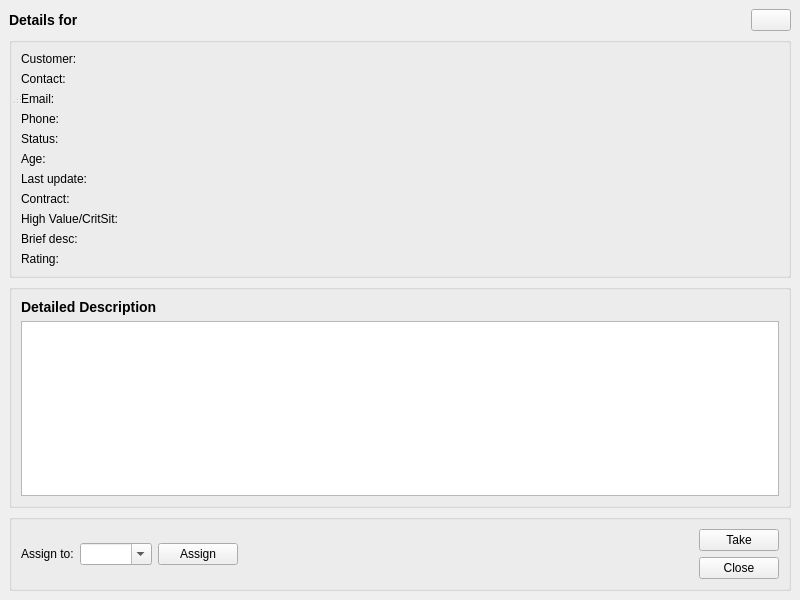
<?xml version="1.0" encoding="UTF-8"?>
<ui version="4.0">
 <class>DetailWindowDLG</class>
 <widget class="QMainWindow" name="DetailWindowDLG">
  <property name="geometry">
   <rect>
    <x>0</x>
    <y>0</y>
    <width>800</width>
    <height>600</height>
   </rect>
  </property>
  <property name="windowTitle">
   <string>MainWindow</string>
  </property>
  <property name="windowIcon">
   <iconset resource="../kueue.qrc">
    <normaloff>:/icons/app/kueue32.png</normaloff>:/icons/app/kueue32.png</iconset>
  </property>
  <widget class="QWidget" name="centralwidget">
   <layout class="QGridLayout" name="gridLayout_6">
    <item row="0" column="0">
     <layout class="QHBoxLayout" name="horizontalLayout">
      <item>
       <widget class="QLabel" name="srLabel">
        <property name="sizePolicy">
         <sizepolicy hsizetype="Expanding" vsizetype="Fixed">
          <horstretch>0</horstretch>
          <verstretch>0</verstretch>
         </sizepolicy>
        </property>
        <property name="text">
         <string>&lt;h3&gt;Details for&lt;/h3&gt;</string>
        </property>
        <property name="textInteractionFlags">
         <set>Qt::TextSelectableByKeyboard|Qt::TextSelectableByMouse</set>
        </property>
       </widget>
      </item>
      <item>
       <widget class="QPushButton" name="moreDetailButton">
        <property name="text">
         <string/>
        </property>
        <property name="icon">
         <iconset resource="../kueue.qrc">
          <normaloff>:/icons/menus/add.png</normaloff>:/icons/menus/add.png</iconset>
        </property>
       </widget>
      </item>
     </layout>
    </item>
    <item row="2" column="0">
     <widget class="QGroupBox" name="groupBox">
      <property name="title">
       <string/>
      </property>
      <layout class="QGridLayout" name="gridLayout_4">
       <item row="2" column="0">
        <widget class="QTextBrowser" name="detailBrowser">
         <property name="font">
          <font>
           <family>DejaVu Sans Mono</family>
          </font>
         </property>
        </widget>
       </item>
       <item row="1" column="0">
        <widget class="QLabel" name="ddLabel">
         <property name="sizePolicy">
          <sizepolicy hsizetype="Expanding" vsizetype="Fixed">
           <horstretch>0</horstretch>
           <verstretch>0</verstretch>
          </sizepolicy>
         </property>
         <property name="text">
          <string>&lt;h3&gt;Detailed Description&lt;/h3&gt;</string>
         </property>
         <property name="textInteractionFlags">
          <set>Qt::TextSelectableByKeyboard|Qt::TextSelectableByMouse</set>
         </property>
        </widget>
       </item>
      </layout>
     </widget>
    </item>
    <item row="3" column="0">
     <widget class="QGroupBox" name="groupBox_2">
      <property name="title">
       <string/>
      </property>
      <layout class="QGridLayout" name="gridLayout_5">
       <item row="0" column="0">
        <layout class="QGridLayout" name="gridLayout">
         <item row="0" column="0">
          <widget class="QLabel" name="assignLabel">
           <property name="text">
            <string>Assign to:</string>
           </property>
          </widget>
         </item>
         <item row="0" column="1" colspan="2">
          <widget class="QComboBox" name="assignCombo">
           <property name="editable">
            <bool>true</bool>
           </property>
          </widget>
         </item>
         <item row="0" column="3">
          <widget class="QPushButton" name="assignButton">
           <property name="text">
            <string>Assign</string>
           </property>
          </widget>
         </item>
        </layout>
       </item>
       <item row="0" column="1">
        <spacer name="horizontalSpacer">
         <property name="orientation">
          <enum>Qt::Horizontal</enum>
         </property>
         <property name="sizeHint" stdset="0">
          <size>
           <width>353</width>
           <height>27</height>
          </size>
         </property>
        </spacer>
       </item>
       <item row="0" column="2">
        <layout class="QVBoxLayout" name="verticalLayout_2">
         <item>
          <widget class="QPushButton" name="takeButton">
           <property name="text">
            <string>Take</string>
           </property>
          </widget>
         </item>
         <item>
          <widget class="QPushButton" name="closeButton">
           <property name="text">
            <string>Close</string>
           </property>
          </widget>
         </item>
        </layout>
       </item>
      </layout>
     </widget>
    </item>
    <item row="1" column="0">
     <widget class="QGroupBox" name="detailsGroup">
      <property name="layoutDirection">
       <enum>Qt::LeftToRight</enum>
      </property>
      <property name="title">
       <string/>
      </property>
      <property name="alignment">
       <set>Qt::AlignLeading|Qt::AlignLeft|Qt::AlignVCenter</set>
      </property>
      <property name="flat">
       <bool>false</bool>
      </property>
      <layout class="QGridLayout" name="gridLayout_3">
       <item row="0" column="0">
        <layout class="QGridLayout" name="gridLayout_2">
         <item row="10" column="0">
          <widget class="QLabel" name="ratingLabel">
           <property name="text">
            <string>Rating:</string>
           </property>
          </widget>
         </item>
         <item row="3" column="0">
          <widget class="QLabel" name="contactPhoneLabel1">
           <property name="text">
            <string>Phone:</string>
           </property>
          </widget>
         </item>
         <item row="6" column="0">
          <widget class="QLabel" name="lastUpdateLabel1">
           <property name="text">
            <string>Last update:</string>
           </property>
          </widget>
         </item>
         <item row="3" column="1">
          <widget class="QLabel" name="contactPhoneLabel">
           <property name="text">
            <string/>
           </property>
          </widget>
         </item>
         <item row="6" column="1">
          <widget class="QLabel" name="lastUpdateLabel">
           <property name="text">
            <string/>
           </property>
          </widget>
         </item>
         <item row="7" column="1">
          <widget class="QLabel" name="contractLabel">
           <property name="text">
            <string/>
           </property>
          </widget>
         </item>
         <item row="2" column="1">
          <widget class="QLabel" name="contactEmailLabel">
           <property name="text">
            <string/>
           </property>
          </widget>
         </item>
         <item row="5" column="0">
          <widget class="QLabel" name="ageLabel1">
           <property name="text">
            <string>Age:</string>
           </property>
          </widget>
         </item>
         <item row="9" column="1">
          <widget class="QLabel" name="briefDescLabel">
           <property name="text">
            <string/>
           </property>
          </widget>
         </item>
         <item row="1" column="0">
          <widget class="QLabel" name="contactLabel1">
           <property name="text">
            <string>Contact:</string>
           </property>
          </widget>
         </item>
         <item row="0" column="0">
          <widget class="QLabel" name="customerLabel1">
           <property name="sizePolicy">
            <sizepolicy hsizetype="Fixed" vsizetype="Preferred">
             <horstretch>0</horstretch>
             <verstretch>0</verstretch>
            </sizepolicy>
           </property>
           <property name="text">
            <string>Customer:          </string>
           </property>
          </widget>
         </item>
         <item row="0" column="1">
          <widget class="QLabel" name="customerLabel">
           <property name="text">
            <string/>
           </property>
          </widget>
         </item>
         <item row="5" column="1">
          <widget class="QLabel" name="ageLabel">
           <property name="text">
            <string/>
           </property>
          </widget>
         </item>
         <item row="8" column="0">
          <widget class="QLabel" name="hvLabel1">
           <property name="text">
            <string>High Value/CritSit:         </string>
           </property>
          </widget>
         </item>
         <item row="8" column="1">
          <widget class="QLabel" name="hvLabel">
           <property name="text">
            <string/>
           </property>
          </widget>
         </item>
         <item row="1" column="1">
          <widget class="QLabel" name="contactLabel">
           <property name="text">
            <string/>
           </property>
          </widget>
         </item>
         <item row="7" column="0">
          <widget class="QLabel" name="contractLabel1">
           <property name="text">
            <string>Contract:</string>
           </property>
          </widget>
         </item>
         <item row="2" column="0">
          <widget class="QLabel" name="contactEmailLabel1">
           <property name="text">
            <string>Email:</string>
           </property>
          </widget>
         </item>
         <item row="4" column="0">
          <widget class="QLabel" name="statusLabel1">
           <property name="sizePolicy">
            <sizepolicy hsizetype="Fixed" vsizetype="Preferred">
             <horstretch>0</horstretch>
             <verstretch>0</verstretch>
            </sizepolicy>
           </property>
           <property name="text">
            <string>Status:</string>
           </property>
          </widget>
         </item>
         <item row="4" column="1">
          <widget class="QLabel" name="statusLabel">
           <property name="text">
            <string/>
           </property>
          </widget>
         </item>
         <item row="9" column="0">
          <widget class="QLabel" name="briefDescLabel1">
           <property name="sizePolicy">
            <sizepolicy hsizetype="Fixed" vsizetype="Preferred">
             <horstretch>0</horstretch>
             <verstretch>0</verstretch>
            </sizepolicy>
           </property>
           <property name="text">
            <string>Brief desc:             </string>
           </property>
          </widget>
         </item>
         <item row="10" column="1">
          <widget class="QLabel" name="ratingLabel1">
           <property name="text">
            <string/>
           </property>
          </widget>
         </item>
        </layout>
       </item>
      </layout>
     </widget>
    </item>
   </layout>
   <widget class="QStatusBar" name="statusbar_2">
    <property name="geometry">
     <rect>
      <x>8</x>
      <y>83</y>
      <width>16</width>
      <height>22</height>
     </rect>
    </property>
   </widget>
  </widget>
 </widget>
 <resources>
  <include location="../kueue.qrc"/>
 </resources>
 <connections/>
</ui>
